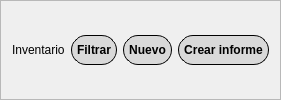
                  <widget class="QFrame" name="frame_5">
                   <property name="maximumSize">
                    <size>
                     <width>16777215</width>
                     <height>100</height>
                    </size>
                   </property>
                   <property name="frameShape">
                    <enum>QFrame::Shape::StyledPanel</enum>
                   </property>
                   <property name="frameShadow">
                    <enum>QFrame::Shadow::Raised</enum>
                   </property>
                   <layout class="QGridLayout" name="gridLayout_17">
                    <item row="0" column="0">
                     <layout class="QHBoxLayout" name="horizontalLayout_3">
                      <item>
                       <widget class="QLabel" name="label_4">
                        <property name="text">
                         <string>Inventario</string>
                        </property>
                       </widget>
                      </item>
                      <item>
                       <widget class="QPushButton" name="boton_filtrar">
                        <property name="minimumSize">
                         <size>
                          <width>30</width>
                          <height>30</height>
                         </size>
                        </property>
                        <property name="maximumSize">
                         <size>
                          <width>100</width>
                          <height>16777215</height>
                         </size>
                        </property>
                        <property name="font">
                         <font>
                          <bold>true</bold>
                         </font>
                        </property>
                        <property name="styleSheet">
                         <string notr="true">background-color: #d9d9d9;
color: black;
border: 1px solid black;
border-radius: 15px;
padding:5px;
box-shadow: 5px 5px 15px rgba(0, 0, 0, 0.3);
</string>
                        </property>
                        <property name="text">
                         <string>Filtrar</string>
                        </property>
                       </widget>
                      </item>
                      <item>
                       <widget class="QPushButton" name="crear_suministro">
                        <property name="minimumSize">
                         <size>
                          <width>30</width>
                          <height>30</height>
                         </size>
                        </property>
                        <property name="maximumSize">
                         <size>
                          <width>100</width>
                          <height>16777215</height>
                         </size>
                        </property>
                        <property name="font">
                         <font>
                          <bold>true</bold>
                         </font>
                        </property>
                        <property name="styleSheet">
                         <string notr="true">background-color: #d9d9d9;
color: black;
border: 1px solid black;
border-radius: 15px;
padding:5px;
box-shadow: 5px 5px 15px rgba(0, 0, 0, 0.3);</string>
                        </property>
                        <property name="text">
                         <string>Nuevo</string>
                        </property>
                       </widget>
                      </item>
                      <item>
                       <widget class="QPushButton" name="crear_informe">
                        <property name="minimumSize">
                         <size>
                          <width>30</width>
                          <height>30</height>
                         </size>
                        </property>
                        <property name="maximumSize">
                         <size>
                          <width>110</width>
                          <height>16777215</height>
                         </size>
                        </property>
                        <property name="font">
                         <font>
                          <bold>true</bold>
                         </font>
                        </property>
                        <property name="styleSheet">
                         <string notr="true">background-color: #d9d9d9;
color: black;
border: 1px solid black;
border-radius: 15px;
padding:5px;
box-shadow: 5px 5px 15px rgba(0, 0, 0, 0.3);</string>
                        </property>
                        <property name="text">
                         <string>Crear informe</string>
                        </property>
                       </widget>
                      </item>
                     </layout>
                    </item>
                   </layout>
                  </widget>
